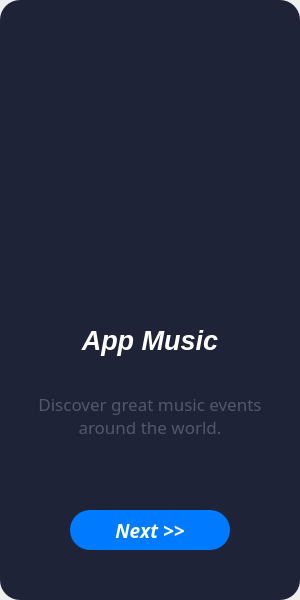
<?xml version="1.0" encoding="UTF-8"?>
<ui version="4.0">
 <class>MainWindow</class>
 <widget class="QMainWindow" name="MainWindow">
  <property name="geometry">
   <rect>
    <x>0</x>
    <y>0</y>
    <width>300</width>
    <height>600</height>
   </rect>
  </property>
  <property name="windowTitle">
   <string>MainWindow</string>
  </property>
  <widget class="QWidget" name="centralwidget">
   <widget class="QWidget" name="widget" native="true">
    <property name="geometry">
     <rect>
      <x>0</x>
      <y>0</y>
      <width>300</width>
      <height>600</height>
     </rect>
    </property>
    <property name="minimumSize">
     <size>
      <width>300</width>
      <height>600</height>
     </size>
    </property>
    <property name="maximumSize">
     <size>
      <width>300</width>
      <height>600</height>
     </size>
    </property>
    <property name="styleSheet">
     <string notr="true">QWidget{
	border-radius:20px;
	background-color: rgb(30, 35, 55);
}</string>
    </property>
    <widget class="QLabel" name="label">
     <property name="geometry">
      <rect>
       <x>10</x>
       <y>50</y>
       <width>280</width>
       <height>260</height>
      </rect>
     </property>
     <property name="text">
      <string/>
     </property>
     <property name="pixmap">
      <pixmap>../resourse/World-Map-Transparent-Background-PNG.png</pixmap>
     </property>
     <property name="scaledContents">
      <bool>true</bool>
     </property>
    </widget>
    <widget class="QLabel" name="label_3">
     <property name="geometry">
      <rect>
       <x>10</x>
       <y>380</y>
       <width>280</width>
       <height>70</height>
      </rect>
     </property>
     <property name="font">
      <font>
       <family>Segoe Print</family>
       <pointsize>13</pointsize>
      </font>
     </property>
     <property name="styleSheet">
      <string notr="true">color: rgb(82, 88, 105);</string>
     </property>
     <property name="text">
      <string>Discover great music events around the world.</string>
     </property>
     <property name="alignment">
      <set>Qt::AlignCenter</set>
     </property>
     <property name="wordWrap">
      <bool>true</bool>
     </property>
    </widget>
    <widget class="QLabel" name="label_2">
     <property name="geometry">
      <rect>
       <x>10</x>
       <y>320</y>
       <width>280</width>
       <height>40</height>
      </rect>
     </property>
     <property name="font">
      <font>
       <family>Segoe UI</family>
       <pointsize>20</pointsize>
       <italic>true</italic>
       <bold>true</bold>
      </font>
     </property>
     <property name="styleSheet">
      <string notr="true">color: rgb(255, 255, 255);</string>
     </property>
     <property name="text">
      <string>App Music</string>
     </property>
     <property name="alignment">
      <set>Qt::AlignCenter</set>
     </property>
    </widget>
    <widget class="QPushButton" name="pushButton">
     <property name="geometry">
      <rect>
       <x>70</x>
       <y>510</y>
       <width>160</width>
       <height>40</height>
      </rect>
     </property>
     <property name="font">
      <font>
       <family>Segoe Script</family>
       <pointsize>14</pointsize>
       <italic>true</italic>
       <bold>true</bold>
      </font>
     </property>
     <property name="styleSheet">
      <string notr="true">QPushButton {
	color: #ffffff;
	background-color: #007BFF;
}
QPushButton:hover {
	color: #f0f0f0;
	background-color: #0056b3;
}</string>
     </property>
     <property name="text">
      <string>Next &gt;&gt;</string>
     </property>
    </widget>
   </widget>
  </widget>
 </widget>
 <resources/>
 <connections/>
</ui>
